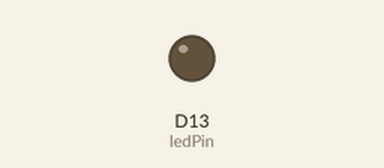
This sketch was run on a simulated Arduino MKR. Parts: output pins drawn as LEDs (lit = HIGH). A WiFi scan finds three made-up networks; random numbers use the default seed unless the sketch sets one.

Above: at 0.05 s.
Timing chart, 0 to 3.0 s (numbered marks = the images above):
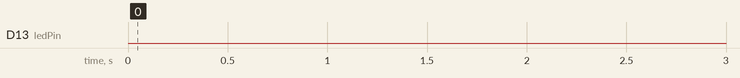

Measured:
- by itself, D13 (ledPin): LOW → HIGH at 23.8 s, → LOW 0.25 s later, → HIGH 0.25 s later, → LOW 0.25 s later, … (4 changes in this stretch)

The sketch:

M0_WiFi_ATSAMD21_ATWINC1500.ino
```cpp
#include <SPI.h>
#include <WiFi101.h>

//***********************************************************************************
//WHAT DO YOU WANT THIS TO DO?
// 1 - The WiFi client will probe request based on the interval delayTime
// 2 - The WiFi client will transmit randomly between 2 specified times

//Choose the number of the option you want.
int WhatToDo = 2;

//FOR OPTION 1
//Chose how often, in milliseconds, to transmit a WiFi signal
int delayTime = 10000;

//FOR OPTION 2
//Give the lower and upper limits, in milliseconds, of how often to transmit a signal
int lowerLimit = 5000;
int upperLimit = 300000; //5 minutes (300000) is a reasonable upper limit although
                         //20 minutes (1200000) is not unheard of.
//***********************************************************************************

int ledPin = 13;
void setup()
{
  WiFi.setPins(8,7,4,2);
  pinMode (ledPin, OUTPUT);
}

void loop()
{
  if(WhatToDo == 1) //OPTION 1
  {
    delay(delayTime);
    WiFi.scanNetworks();
  }

  if(WhatToDo == 2)//OPTION 2
  {
    delay(random(lowerLimit,upperLimit));
    WiFi.scanNetworks();

    //Blinks whenever randomly timed WiFi signal transmits
    digitalWrite(ledPin,HIGH);
    delay(250);
    digitalWrite(ledPin,LOW);
    delay(250);
    digitalWrite(ledPin,HIGH);
    delay(250);
    digitalWrite(ledPin,LOW);
  }
}
```
